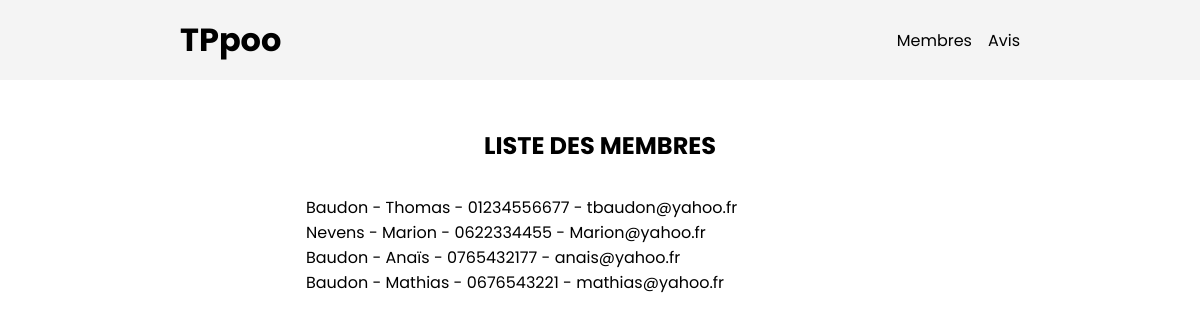
The page / on the database its author committed.
### tables this page shows
CREATE TABLE `membre` (
  `id_membre` int(5) NOT NULL,
  `nom` varchar(100) NOT NULL,
  `prenom` varchar(100) NOT NULL,
  `tel` varchar(50) NOT NULL,
  `email` varchar(150) NOT NULL
);

### Controller/Controller.php (called while the page is built, shortened)
<?php
    require_once('./Model/UserManager.php');
       function home()
        {
            $user = new UserManager;
            $getMembre = $user->getUser();
            require_once('./View/userView.php');
        }
?>

### index.php (called while the page is built)
<?php
    require_once('./Controller/Controller.php');
    home();
?>

### Model/UserManager.php (called while the page is built, shortened)
<?php
    class UserManager extends Manager
    {
        public function getUser()
        {
            $bdd = $this->connexion();
            $req = $bdd->query("SELECT * FROM membre");
            return $req;
        }
    }
?>

### View/userView.php (the view, shortened to what this page needs)
<!DOCTYPE html>
<html lang="en">
<head>
    <link rel="stylesheet" href="./Public/assets/css/style.css">
</head>
<body>
<header>
    <div class="header-container">
        <div class="title">
            <h1>TPpoo</h1>
        </div>
        <nav>
            <ul>
                <li><a href="index.php">Membres</a></li>
                <li><a href="avis.php">Avis</a></li>
            </ul>
        </nav>
    </div>
</header>
<?php
    echo "<div class=\"container\">";
    echo "<h2>Liste des membres</h2>";
    while ($membre = $getMembre->fetch(PDO::FETCH_ASSOC))
    {
        echo "<div class=\"container\">";
            echo "<ul>";
                    echo "<li>$membre[nom] - $membre[prenom] - $membre[tel] - $membre[email]</li>";
            echo "</ul>";
        echo "</div>";
    }
    echo "</div>";
?>
</body>
</html>

### Public/assets/css/style.css (style rules this page uses)
* { margin: 0; padding: 0; box-sizing: border-box; }
html { font-size: 16px; font-family: 'Poppins', sans-serif; }
ul { list-style: none; }
.header-container { width: 70%; margin: 0 auto; display: flex; justify-content: space-between; }
.container, .avis-container { width: 70%; margin: 0 auto; display: flex; flex-direction: column; justify-content: space-between; }
header { display: flex; justify-content: center; align-items: center; width: 100%; height: 5rem; background-color: rgb(244, 244, 244); margin-bottom: 3rem; }
nav { display: flex; }
nav ul { display: flex; justify-content: flex-end; align-items: center; }
nav ul li { margin-left: 1rem; }
nav ul li a { text-decoration: none; color: black; }
h2 { text-transform: uppercase; text-align: center; margin-bottom: 2rem; }

### rows shown on the page
membre: nom "Baudon", prenom "Thomas", tel "01234556677", email "tbaudon@yahoo.fr"
membre: nom "Nevens", prenom "Marion", tel "0622334455", email "Marion@yahoo.fr"
membre: nom "Baudon", prenom "Anaïs", tel "0765432177", email "anais@yahoo.fr"
membre: nom "Baudon", prenom "Mathias", tel "0676543221", email "mathias@yahoo.fr"
